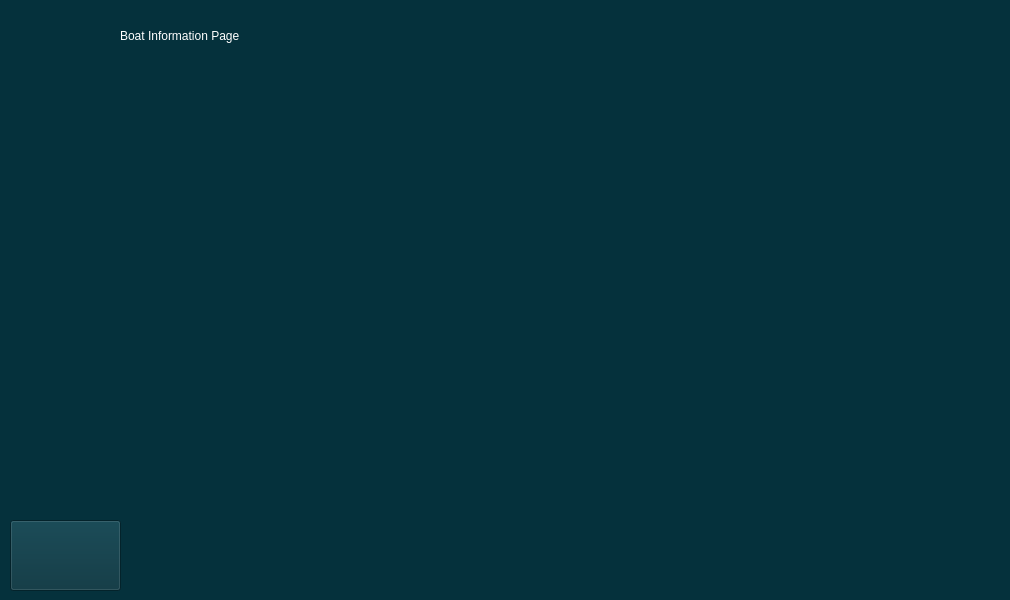
<?xml version="1.0" encoding="UTF-8"?>
<ui version="4.0">
 <class>BoatInfoWindow</class>
 <widget class="QMainWindow" name="BoatInfoWindow">
  <property name="geometry">
   <rect>
    <x>0</x>
    <y>0</y>
    <width>1010</width>
    <height>600</height>
   </rect>
  </property>
  <property name="windowTitle">
   <string>MainWindow</string>
  </property>
  <property name="styleSheet">
   <string notr="true">background-color: rgb(5, 49, 60);</string>
  </property>
  <widget class="QWidget" name="centralwidget">
   <widget class="QLabel" name="l_pagename">
    <property name="enabled">
     <bool>true</bool>
    </property>
    <property name="geometry">
     <rect>
      <x>120</x>
      <y>10</y>
      <width>461</width>
      <height>51</height>
     </rect>
    </property>
    <property name="styleSheet">
     <string notr="true">color: rgb(255, 255, 255);
font: 20pt &quot;Ubuntu&quot;;</string>
    </property>
    <property name="text">
     <string>Boat Information Page</string>
    </property>
   </widget>
   <widget class="QPushButton" name="pushButton">
    <property name="geometry">
     <rect>
      <x>10</x>
      <y>520</y>
      <width>111</width>
      <height>71</height>
     </rect>
    </property>
    <property name="styleSheet">
     <string notr="true">image: url(:/images/back.png)</string>
    </property>
    <property name="text">
     <string/>
    </property>
   </widget>
   <widget class="QWidget" name="horizontalLayoutWidget">
    <property name="geometry">
     <rect>
      <x>0</x>
      <y>70</y>
      <width>1011</width>
      <height>441</height>
     </rect>
    </property>
    <layout class="QHBoxLayout" name="horizontalLayout">
     <item>
      <widget class="QWidget" name="holder_battery" native="true"/>
     </item>
     <item>
      <widget class="QWidget" name="holder_motor" native="true"/>
     </item>
     <item>
      <widget class="QWidget" name="holder_generalinfo" native="true"/>
     </item>
    </layout>
   </widget>
   <widget class="QLabel" name="label">
    <property name="geometry">
     <rect>
      <x>20</x>
      <y>10</y>
      <width>81</width>
      <height>51</height>
     </rect>
    </property>
    <property name="styleSheet">
     <string notr="true">image: url(:/images/info.png)</string>
    </property>
    <property name="text">
     <string/>
    </property>
   </widget>
  </widget>
 </widget>
 <resources/>
 <connections/>
</ui>
